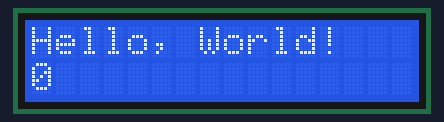
A sketch run on a simulated Arduino Uno, built with avr-gcc and run on an emulated ATmega328P. Shown: 16×2 character LCD.

Above: at 0.1 s.
At 4.1 s:
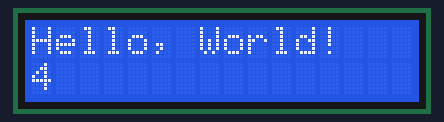
At 9.1 s:
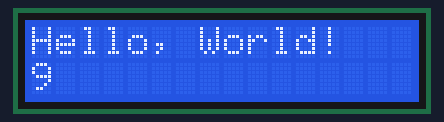
At 19.1 s:
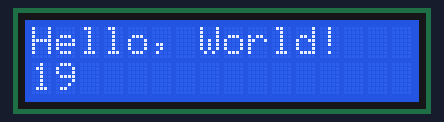
At 28.1 s:
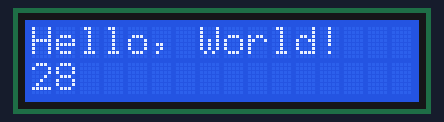
At 38.1 s:
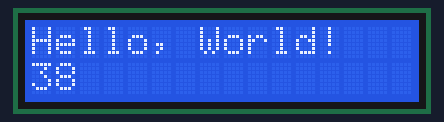

The sketch:

lcd_shield_hello_world.ino
```cpp
// lcd_shield_hello_world.ino
// test the LCDShield library

#include <LiquidCrystal.h>
#include <LCDShield.h>

LCDShield lcd;

void setup() {
  lcd.begin();
  lcd.print("Hello, World!");
}

void loop() {
  lcd.setCursor(0,1);
  lcd.print(millis()/1000);
  delay(1000);
}
```

Measured:
- what the display in image 1 shows lasts 1.0 s, from 4.1 s to 5.1 s
